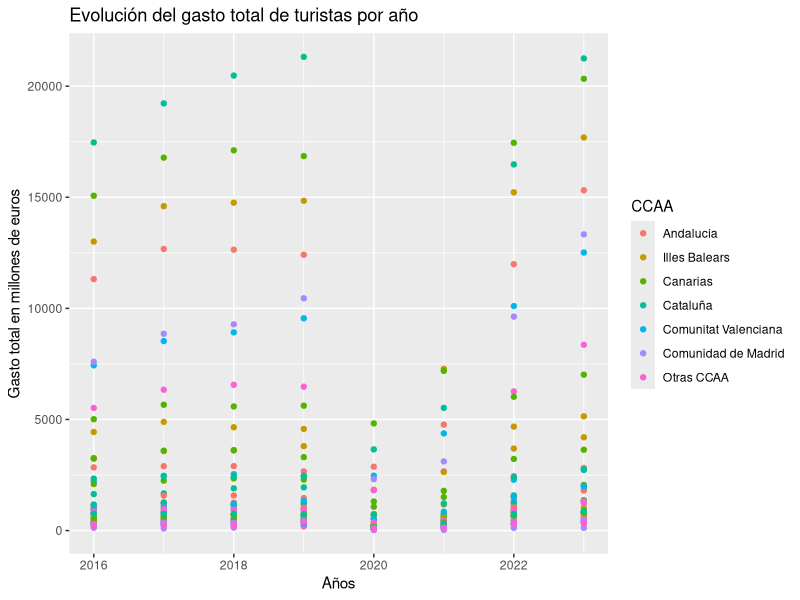
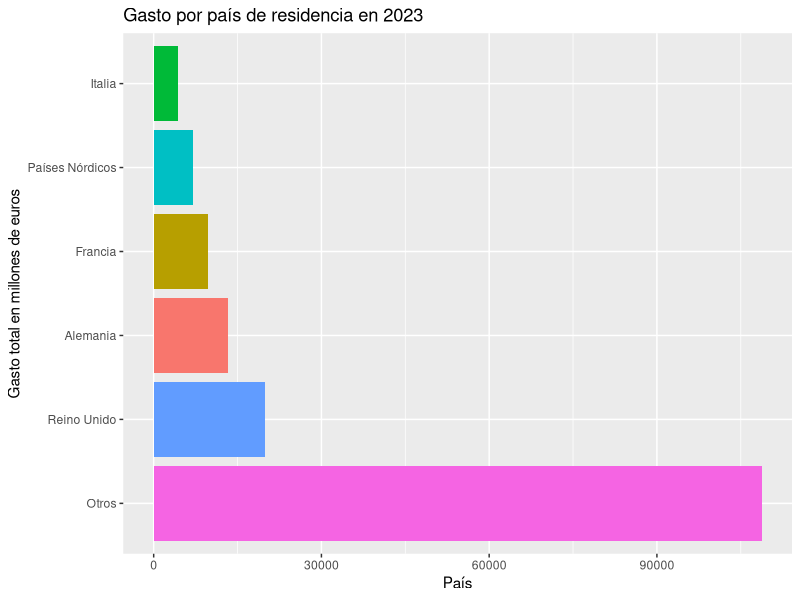
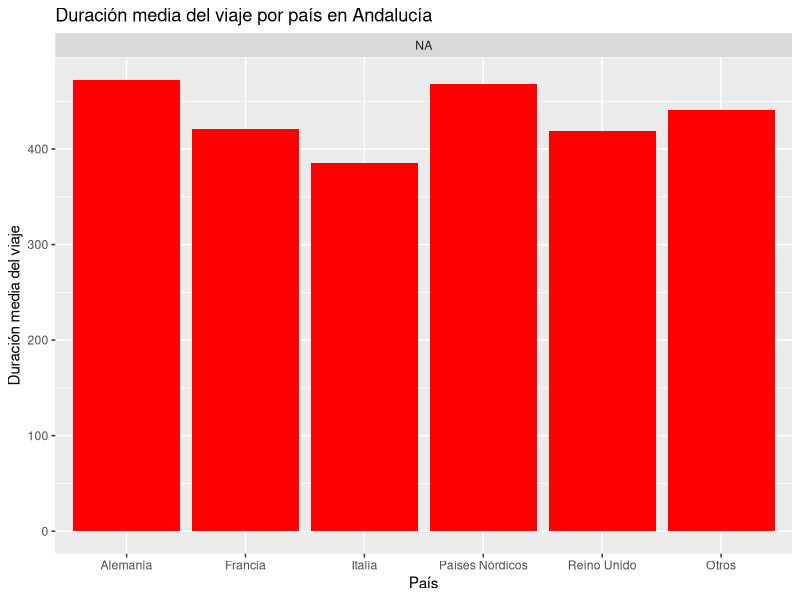
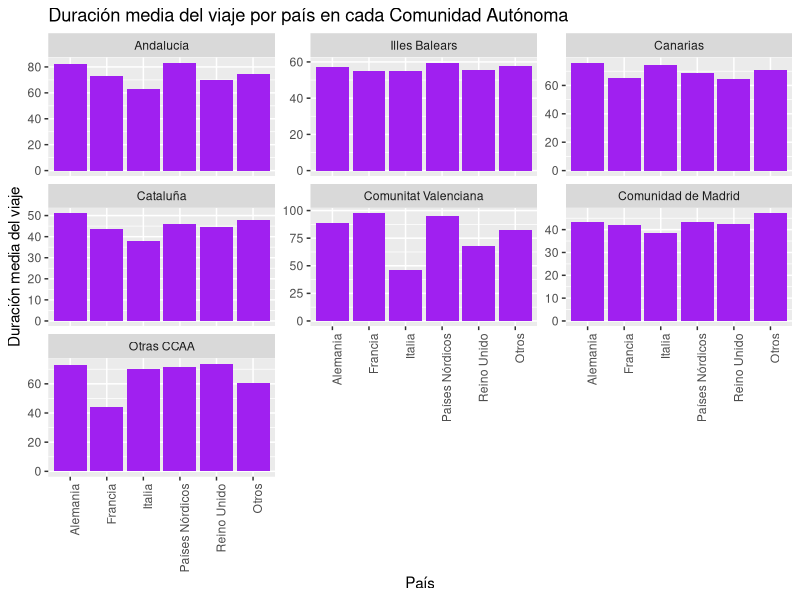
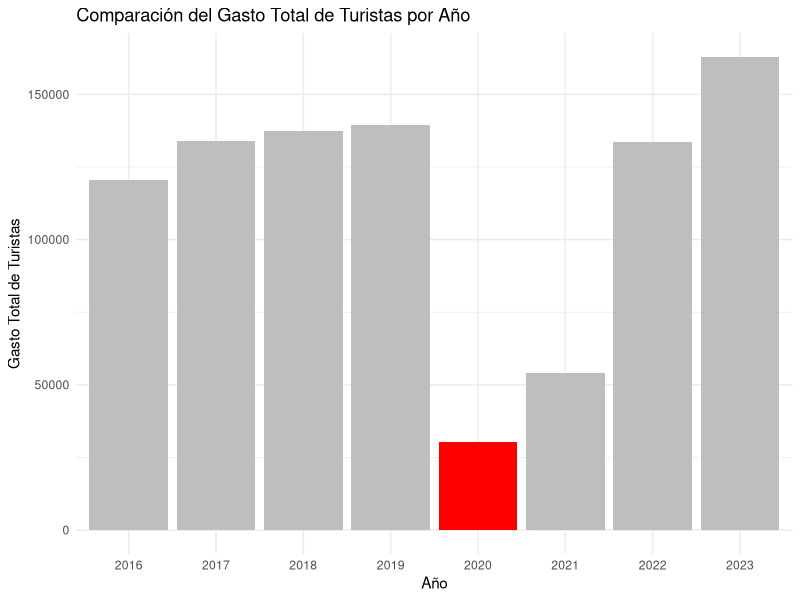
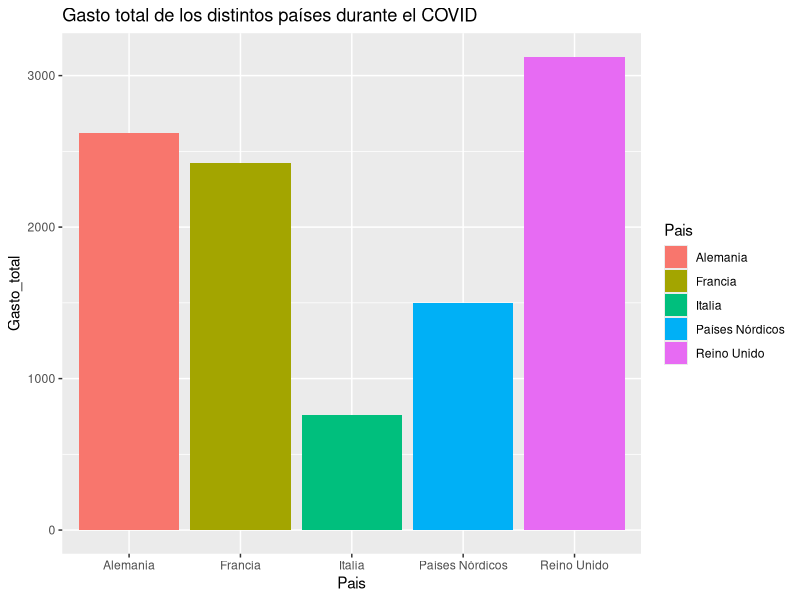
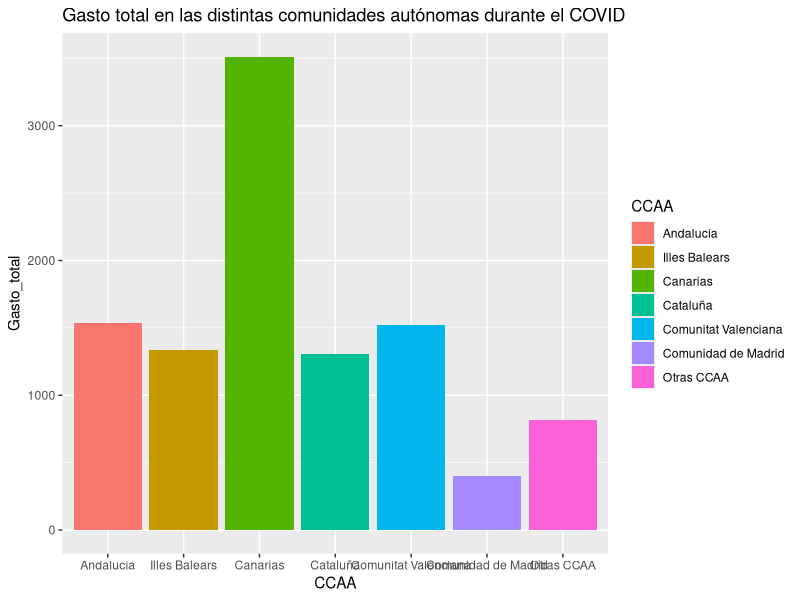

Recreate these plots in R, in order.
## ---- chunk 1
# Setup Chunk
library(here)  
library(knitr)

knitr::opts_chunk$set(echo = TRUE)
knitr::opts_knit$set(root.dir = here::here()) # Setwd() a la carpeta del 
#proyecto ProyectoAED2024 debido a que por defecto el Rmd trabaja en el working 
#directory de la carpeta ProyectoAED2024_Rmd
#knitr::opts_chunk$set(size = "footnotesize") # use smaller font in the chunks
knitr::opts_chunk$set(tidy.opts = list(width.cutoff = 60), tidy = TRUE)

## ---- chunk 2
rm(list=ls())  # Borrado de todas las variables
## ---- chunk 3
library(readr)  # Librería para importación de datos
library(dplyr) # Librería para arreglo de datos
library(tidyr) # Librería para arreglo de datos
library(ggplot2) # Librería para gráficas
## ---- chunk 4
gastos<- read_delim("data/Gasto_turistas_internacionales_segun_comunidad_paisresidencia.csv",  delim = ";", escape_double = FALSE, trim_ws = TRUE)

## ---- chunk 5
tipos_datos <- unique(gastos$`Gastos y duración media de los viajes`)
tipos_datos # Vemos cuantas variables tenemos que transformar a columnas
datos <-pivot_wider(gastos,names_from=`Gastos y duración media de los viajes`, values_from=Total)
## ---- chunk 6
unique(datos$`Tipo de dato`)

# Nos quedamos únicamente con los datos base, quitando las tasas de variación
datos <- subset(datos, datos$`Tipo de dato`== unique(datos$`Tipo de dato`)[1])
# Quito la columna irrelevante
datos <- subset(datos, select = -`Tipo de dato`)
## ---- chunk 7

nombres_columnas <- c("Pais", "CCAA", "Periodo", "Gasto_total", "Gasto_medio_persona", "Gasto_medio_diario_persona", "Duracion_media")
colnames(datos)<- nombres_columnas
colnames(datos)
## ---- chunk 8
# lapply(datos,class)
## ---- chunk 9
# Quitar punto de miles
datos[, 4:ncol(datos)] <- lapply(datos[, 4:ncol(datos)], function(x) gsub("\\.", "", x))
# Sustituir coma decimal por punto decimal
datos[, 4:ncol(datos)] <- lapply(datos[, 4:ncol(datos)], function(x) gsub(",", ".", x))
# Transformar a numerico
datos[, 4:ncol(datos)] <- lapply(datos[, 4:ncol(datos)], function(x) as.numeric(x))
# Comprobamos la clase
# lapply(datos,class)
## ---- chunk 10
any(is.na(datos))
## ---- chunk 11
# unique(datos$`País de residencia`)
# Transformacion a factor de paises de residencia
datos$Pais <- as.factor(datos$Pais)
## ---- chunk 12
# Guardamos los datos totales por si resultan útiles en el futuro
datos_totales <- subset(datos,datos$Pais == "Total" | datos$CCAA == "Total")
datos_total_por_residencia <- subset(datos, datos$CCAA == "Total")
## ---- chunk 13
# Quitar filas de total de columna comunidades autonomas
datos <- subset(datos,datos$CCAA != "Total")
## ---- chunk 14
# Transformacion a factor de nombres de comunidades
#unique(datos$`Total Nacional y CCAA`)
datos$CCAA<- as.factor(datos$CCAA)
# Cambiamos de nombre los niveles del factor
levels(datos$CCAA) <- c("Andalucía", "Illes Balears","Canarias", "Cataluña","Comunitat Valenciana", "Comunidad de Madrid", "Otras CCAA")


## ---- chunk 15
# Cambiar el nombre de las filas
paises <- levels(datos$Pais)
paises[paises=="Total"] <- "Otros"
levels(datos$Pais) <- paises

## ---- chunk 16
comunidades <- levels(datos$CCAA)
anos <- unique(datos$Periodo)
for (i in comunidades){
  for (j in anos){
  aux <- datos[datos$CCAA==i & datos$Periodo == j, "Gasto_total"]
datos[datos$CCAA==i & datos$Periodo == j & datos$Pais == "Otros", "Gasto_total"]<- aux[length(aux),] - sum(aux[1:length(aux)-1,])  
  }
}

## ---- chunk 17
# Duracion media
for (i in comunidades){
  for (j in anos){
  aux <- datos[datos$CCAA==i & datos$Periodo == j, "Duracion_media"]
datos[datos$CCAA==i & datos$Periodo == j & datos$Pais == "Otros", "Duracion_media"]<- (aux[length(aux),]- (5/194)*sum(aux[1:length(aux)-1,]))*194/(194-5)
  }
}

## ---- chunk 18
# Gasto_medio_persona
for (i in comunidades){
  for (j in anos){
  aux <- datos[datos$CCAA==i & datos$Periodo == j, "Gasto_medio_persona"]
datos[datos$CCAA==i & datos$Periodo == j & datos$Pais == "Otros", "Gasto_medio_persona"]<- (aux[length(aux),]- (5/194)*sum(aux[1:length(aux)-1,]))*194/(194-5)
  }
}

## ---- chunk 19
# Gasto_medio_diario_persona
for (i in comunidades){
  for (j in anos){
  aux <- datos[datos$CCAA==i & datos$Periodo == j, "Gasto_medio_diario_persona"]
datos[datos$CCAA==i & datos$Periodo == j & datos$Pais == "Otros", "Gasto_medio_diario_persona"]<- (aux[length(aux),]- (5/194)*sum(aux[1:length(aux)-1,]))*194/(194-5)
  }
}

rm(i,j,anos,comunidades, paises, aux) # Borrar variables auxiliares
## ---- chunk 20
summary(datos)
## ---- chunk 21
knitr::kable(datos[1:10, ], format = "latex", 
             booktabs = TRUE, 
             caption = "This is a table caption. Tables should be placed in the 
             main text near to the first time they are~cited.", 
             align = 'ccc', centering = FALSE,
             table.envir = "table", position = "H")
## ---- chunk 22
# Visualización de los datos e interpretación de los posibles patrones

# Visualización previa para tener una idea de ciertas variables de los datos
ggplot(datos, aes(x = Periodo, y = Gasto_total, color = CCAA, group = 1)) +
  geom_point() +
  labs(title = "Evolución del gasto total de turistas por año", x  = "Años", y = "Gasto total en millones de euros")

# Nos centramos en un año en concreto y visualizamos el gasto total por país en ese año
ggplot(datos[datos$Periodo == 2023, ], aes(x = reorder(Pais, -Gasto_total), y = Gasto_total)) +
  geom_bar(stat = "identity", aes(fill = Pais)) +
  coord_flip() +
  labs(title = "Gasto por país de residencia en 2023", x = "Gasto total en millones de euros", y = "País") +  
  theme(legend.position = "none")

# Para analizar únicamente una variable por país en una sola Comunidad Autónoma.
ggplot(datos, aes(x = Pais, y = Duracion_media)) + 
  geom_bar(stat = "identity", fill = "red") +
  facet_grid(.~CCAA["i"],scales = "free") +
  labs(title = "Duración media del viaje por país en Andalucía", x = "País", y = "Duración media del viaje")
## ---- chunk 23
# Para todas las Comunidades Autónomas por separado
ggplot(datos, aes(x = Pais, y = Duracion_media)) + 
  geom_bar(stat = "identity", fill = "purple") +
  facet_wrap(~ CCAA, scales = "free_y") +  
  labs(title = "Duración media del viaje por país en cada Comunidad Autónoma", 
       x = "País", 
       y = "Duración media del viaje") +
  theme(axis.text.x = element_text(angle = 90, hjust = 1))


## ---- chunk 24
library(tidyr)

covid <- datos[datos$Periodo == 2020, ]
no_covid <- datos[datos$Periodo != 2020, ]
media_sin_covid <- mean(no_covid$Gasto_total[])
media_covid <- mean(covid$Gasto_total)
cat("La media del gasto total durante el COVID es de", media_covid,"millones de euros\n")
cat("Mientras que sin COVID es de", media_sin_covid,"millones de euros\n")




datos %>% ggplot(aes(x = factor(Periodo), y = Gasto_total, fill = (Periodo == 2020))) +
  geom_bar(stat = "identity") +
  scale_fill_manual(values = c("grey", "red")) +
  labs(x = "Año", y = "Gasto Total de Turistas", title = "Comparación del Gasto Total de Turistas por Año") +
  theme_minimal() +
  theme(legend.position = "none")

covid_sin_otros <- covid[covid$Pais != "Otros", ] # Elimino los datos correspondientes a otros países ya que son una suma y no se representa correctamente la tendencia.
covid_sin_otros %>% ggplot(aes(x = Pais, y = Gasto_total, fill = Pais)) + geom_bar(stat = "identity") + labs(title = "Gasto total de los distintos países durante el COVID") # Reino Unido gastó más en COVID que el resto de países, Italia el que menos.


## ---- chunk 25
#¿En qué comunidad autónoma se viajó más durante el COVID?
covid_sin_otros %>% ggplot(aes(x = CCAA, y = Gasto_total, fill = CCAA)) + geom_bar(stat = "identity")  + labs(title = "Gasto total en las distintas comunidades autónomas durante el COVID")

# En Canarias el gasto de turistas fue mayor que en el resto de Comunidades Autónomas durante el COVID, ¿menor regulación?
